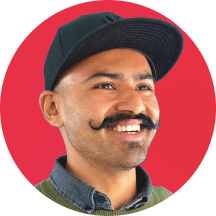
#> input picture assets/pro-pic-circular-musa.png, 216 x 216 px, found by its file name
$ python bake-tier-c-atlas.py
#> lines starting #> are read from the running program, lines starting #| are printed output that depends on the picture
#> in main, src is the input picture: PIL image 216x216 RGBA; mean R, G, B, A 137.8, 64.9, 63.4, 200.3
#!/usr/bin/env python3
"""PROTOTYPE — 3×3 gaze atlas from the circular PNG (fake yaw/pitch, no WebGL).

Frames are a 2D squash + shift of the photo on the red backdrop — honest 'sprite
atlas' stand-in until MICA/DECA exists. Packed left-to-right, top-to-bottom:
pitch {-1,0,1} rows × yaw {-1,0,1} columns.
"""

from __future__ import annotations

import json
import math
from pathlib import Path

from PIL import Image, ImageFilter

ROOT = Path(__file__).resolve().parents[1]
SRC = ROOT / "public/assets/pro-pic-circular-musa.png"
OUT_DIR = ROOT / "prototypes/tier-c-eyes/assets"
SIZE = 216
YAW_DEG = 18.0
PITCH_DEG = 12.0
SHIFT_X = 14.0
SHIFT_Y = 10.0
RED = (196, 30, 58, 255)  # #c41e3a


def circular_mask(size: int) -> Image.Image:
#> called with size = 216
    m = Image.new("L", (size, size), 0)
#> m: PIL image 216x216 L; every value is 0
    # draw via pixel formula
    pix = m.load()
    r = size / 2 - 0.5
    c = (size - 1) / 2
    for y in range(size):
        for x in range(size):
            if (x - c) ** 2 + (y - c) ** 2 <= r * r:
                pix[x, y] = 255
    return m.filter(ImageFilter.GaussianBlur(0.6))
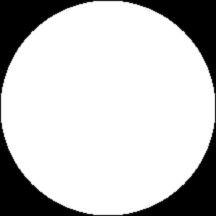
#> returned value: PIL image 216x216 L; min 0, max 255, mean 198.2


def pose_frame(src: Image.Image, mask: Image.Image, yaw: int, pitch: int) -> Image.Image:
    yaw_rad = math.radians(yaw * YAW_DEG)
    pitch_rad = math.radians(pitch * PITCH_DEG)
    sx = max(0.82, abs(math.cos(yaw_rad)))
    sy = max(0.88, abs(math.cos(pitch_rad)))
    nw = max(1, int(SIZE * sx))
    nh = max(1, int(SIZE * sy))
    scaled = src.resize((nw, nh), Image.Resampling.LANCZOS)
    canvas = Image.new("RGBA", (SIZE, SIZE), RED)
    dx = int(round(-yaw * SHIFT_X + (SIZE - nw) / 2))
    dy = int(round(pitch * SHIFT_Y + (SIZE - nh) / 2))
    canvas.paste(scaled, (dx, dy), scaled)
    canvas.putalpha(mask)
    # restore opaque red outside the subject but inside the circle: composite
    # over solid red then re-apply circular mask so the slot stays a red disk.
    bg = Image.new("RGBA", (SIZE, SIZE), RED)
    out = Image.alpha_composite(bg, canvas)
    out.putalpha(mask)
    return out.convert("RGBA")


def main() -> None:
    src = Image.open(SRC).convert("RGBA")
    if src.size != (SIZE, SIZE):
        src = src.resize((SIZE, SIZE), Image.Resampling.LANCZOS)
    mask = circular_mask(SIZE)
    yaws = (-1, 0, 1)
    pitches = (-1, 0, 1)  # row 0 = look up
    sheet = Image.new("RGBA", (SIZE * 3, SIZE * 3), (0, 0, 0, 0))
#> sheet: PIL image 648x648 RGBA; every value is 0
    for row, pitch in enumerate(pitches):
        for col, yaw in enumerate(yaws):
            frame = pose_frame(src, mask, yaw, pitch)
            sheet.paste(frame, (col * SIZE, row * SIZE), frame)
#> this loop made 3 passes
#> pass 1, in pose_frame, `scaled = src.resize((nw, nh), Image.Resampling.LANCZOS)`:
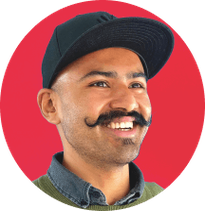
#> scaled: PIL image 205x211 RGBA; mean R, G, B, A 140.5, 65.5, 64, 200.3; transparent parts drawn white
#> pass 1, in pose_frame, `canvas = Image.new("RGBA", (SIZE, SIZE), RED)`:
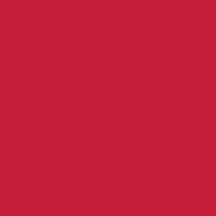
#> canvas: PIL image 216x216 RGBA; mean R, G, B, A 196, 30, 58, 255
#> pass 1, in pose_frame, `out = Image.alpha_composite(bg, canvas)`:
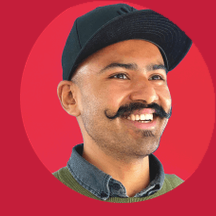
#> out: PIL image 216x216 RGBA; mean R, G, B, A 179.5, 66.8, 73.6, 255
#> pass 1, in pose_frame (call 2), `scaled = src.resize((nw, nh), Image.Resampling.LANCZOS)`:
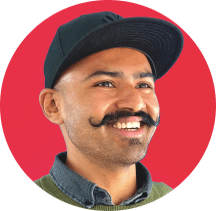
#> scaled: PIL image 216x211 RGBA; mean R, G, B, A 139.3, 65.3, 63.8, 200.3; transparent parts drawn white
#> after the loop:
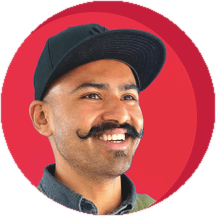
#> frame: PIL image 216x216 RGBA; mean R, G, B, A 181.1, 65.8, 73.3, 198.2; transparent parts drawn white
#> after the loop:
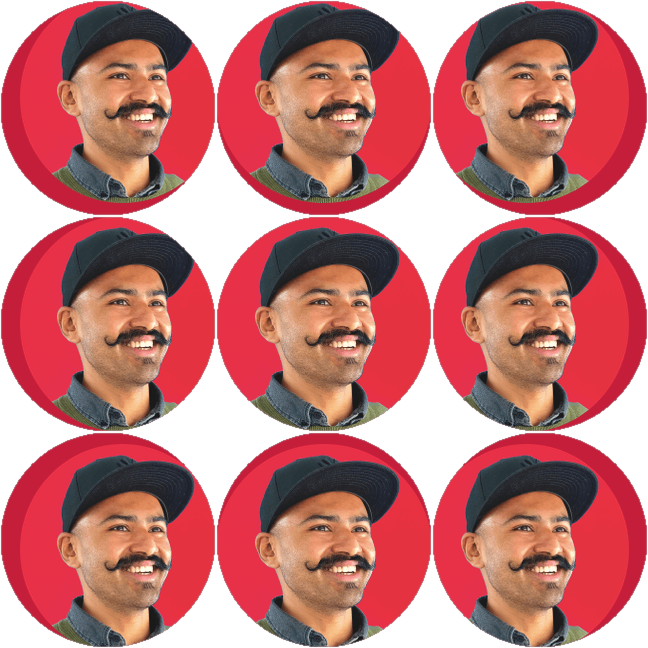
#> sheet: PIL image 648x648 RGBA; mean R, G, B, A 135.5, 60.7, 60.9, 197; transparent parts drawn white
    OUT_DIR.mkdir(parents=True, exist_ok=True)
    sheet.save(OUT_DIR / "gaze-atlas.png")
    meta = {
        "size": SIZE,
        "cols": 3,
        "rows": 3,
        "yaws": list(yaws),
        "pitches": list(pitches),
        "yawDeg": YAW_DEG,
        "pitchDeg": PITCH_DEG,
        "note": "Row 0 = look up, col 0 = look left. Photo squash, not MICA/DECA.",
    }
    (OUT_DIR / "gaze-atlas.json").write_text(json.dumps(meta, indent=2) + "\n")
    print(f"Wrote {OUT_DIR / 'gaze-atlas.png'}")
    print(f"Wrote {OUT_DIR / 'gaze-atlas.json'}")


if __name__ == "__main__":
    main()
